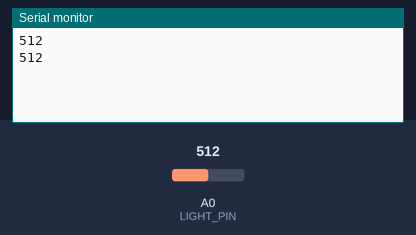
Bench run of a sketch on a simulated Arduino Uno, built with avr-gcc and run on an emulated ATmega328P. Parts: the last lines printed to the serial monitor. The inputs (shaded band) are chosen by the test bench; at power-on: A0 (LIGHT_PIN) = 512.

Above: at 2.8 s.
2.9 s: A0 (LIGHT_PIN) set to 660
At 5.3 s:
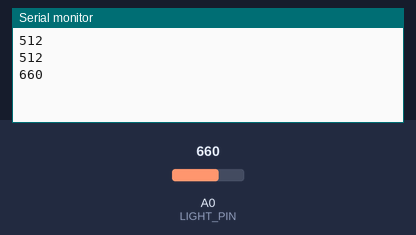
5.7 s: A0 (LIGHT_PIN) set to 640
At 7.3 s:
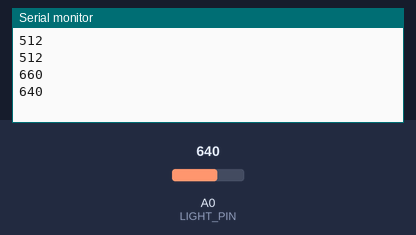
Timing chart, 0 to 8.8 s (numbered marks = the images above; inputs shaded):
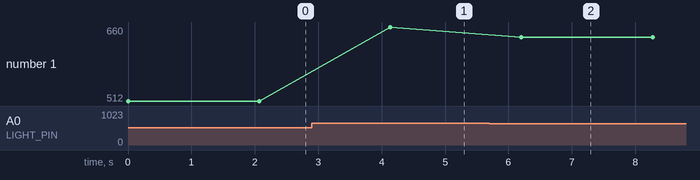

Measured:
- after the input at 2.9 s, the serial monitor: prints a new line after 1.2 s (image 1)
- after the input at 5.7 s, the serial monitor: prints a new line after 0.51 s (image 2)
- plotted number 1: 512 → 660 after the input at 2.9 s, 660 → 640 after the input at 5.7 s

The sketch:

send.ino
```cpp
#include <IRremote.h>

const int LIGHT_PIN = A0;
int darkness;

#define IR_SEND_PIN 2
IRsend irsend(IR_SEND_PIN);
uint32_t NEC_command;
uint32_t noRepeats = 2;

void setup() {
  Serial.begin(115200);
}
void loop() {
  darkness = analogRead(LIGHT_PIN);
  Serial.println(darkness);
  if (darkness >= 650) {
    NEC_command = 0x1C;
  } else {
    NEC_command = 0x1D;
  }

  irsend.sendNEC(0x00, NEC_command, noRepeats);
  delay(2000);
}
```
